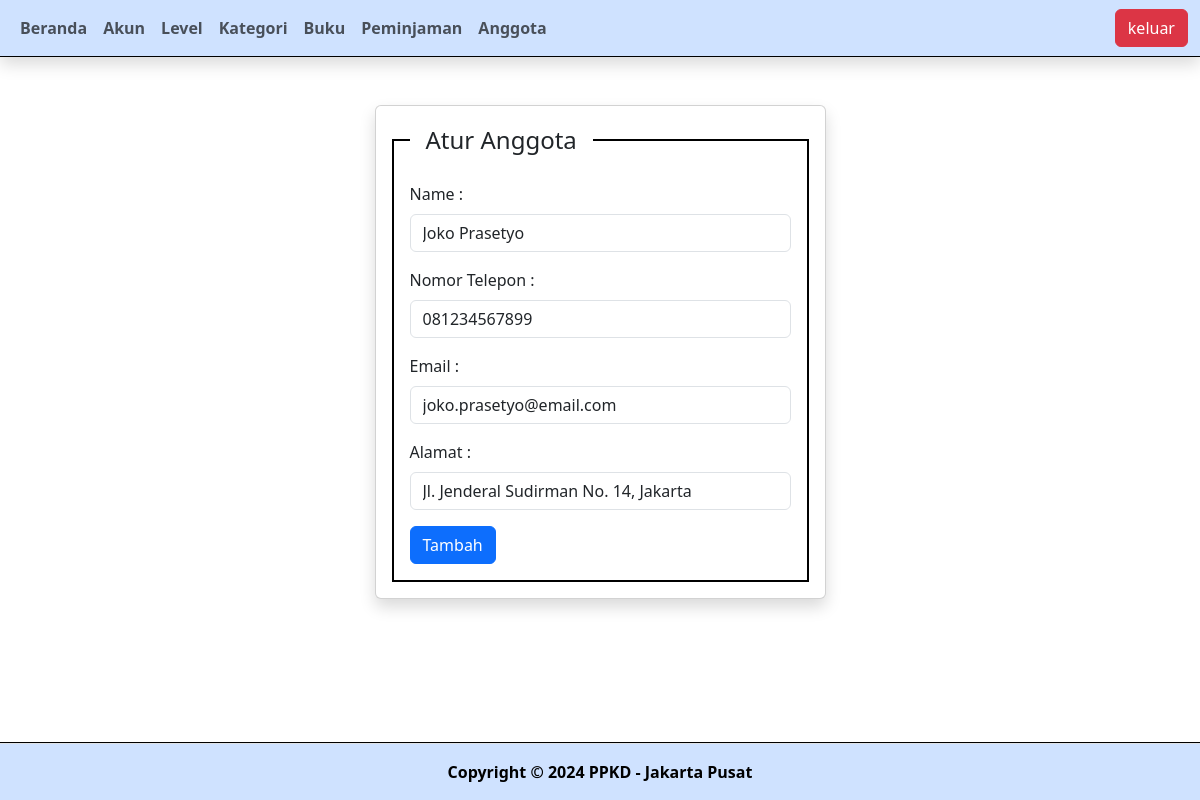
/index.php?pg=add-member&edit=20 (signed in), run on the app's committed database.
### tables this page shows
CREATE TABLE `members` (
  `id` int(11) NOT NULL,
  `member_name` varchar(255) NOT NULL,
  `phone_number` varchar(16) NOT NULL,
  `email` varchar(50) NOT NULL,
  `address` text NOT NULL
);

### content/add-member.php (the view, shortened to what this page needs)
<?php
if (isset($_GET['edit'])) {
  $id = $_GET['edit'];
  $queryEdit = mysqli_query($connection, "SELECT * FROM members WHERE id='$id'");
  $rowEdit = mysqli_fetch_assoc($queryEdit);
};
?>
<div class="container">
  <div class="row">
    <div class="col-sm-5 mx-auto mt-5">
      <div class="card shadow">
        <div class="card-body">
          <fieldset class="border border-black border-2 p-3">
            <legend class="float-none w-auto px-3"><?php echo isset($_GET['edit']) ? 'Atur' : 'Tambah' ?> Anggota
            </legend>
            <form class="" action="" method="post">
              <div class="form-group mb-3">
                <label for="" class="form-label">Name : </label>
                <input type="text" class="form-control" name="member_name" placeholder="Masukkan nama"
                  value="<?php echo isset($_GET['edit']) ? $rowEdit['member_name'] : '' ?>">
              </div>
              <div class="form-group mb-3">
                <label for="" class="form-label">Nomor Telepon : </label>
                <input type="text" class="form-control" name="phone_number" placeholder="Masukkan nomor telepon"
                  value="<?php echo isset($_GET['edit']) ? $rowEdit['phone_number'] : '' ?>">
              </div>
              <div class="form-group mb-3">
                <label for="" class="form-label">Email : </label>
                <input type="email" class="form-control" name="email" placeholder="Masukkan email"
                  value="<?php echo isset($_GET['edit']) ? $rowEdit['email'] : '' ?>">
              </div>
              <div class="form-group mb-3">
                <label for="" class="form-label">Alamat : </label>
                <input type="text" class="form-control" name="address" placeholder="Masukkan alamat"
                  value="<?php echo isset($_GET['edit']) ? $rowEdit['address'] : '' ?>">
              </div>
              <button type="submit" class="btn btn-primary" name="<?php echo isset($_GET['edit']) ? 'edit' : 'add' ?>">
                <?php echo isset($gender['edit']) ? 'Atur' : 'Tambah' ?>
              </button>
            </form>
          </fieldset>
        </div>
      </div>
    </div>
  </div>
</div>

### data on the page
members: member_name "Joko Prasetyo", phone_number "081234567899", email "joko.prasetyo@email.com", address "Jl. Jenderal Sudirman No. 14, Jakarta"
